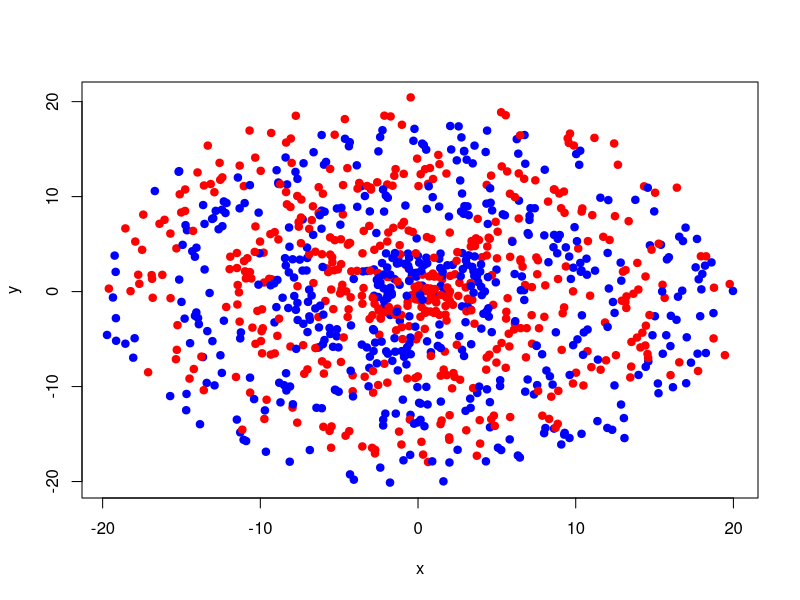
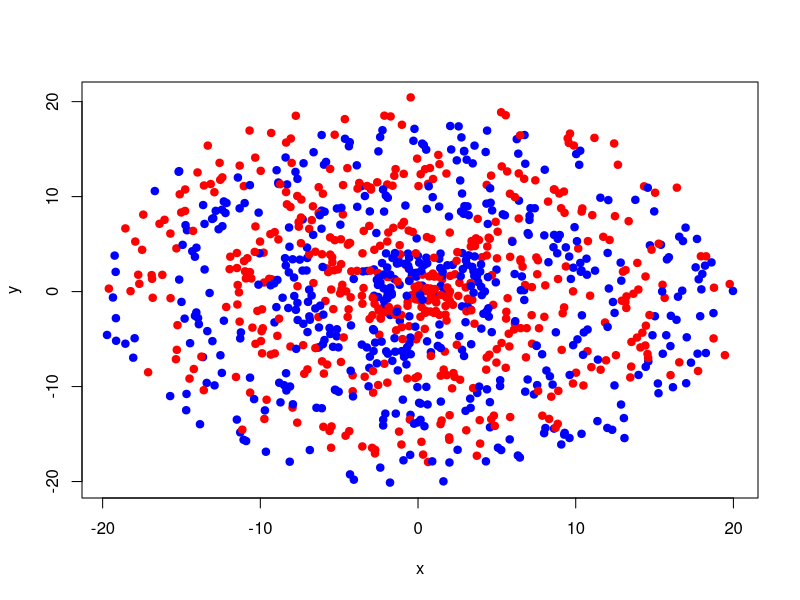
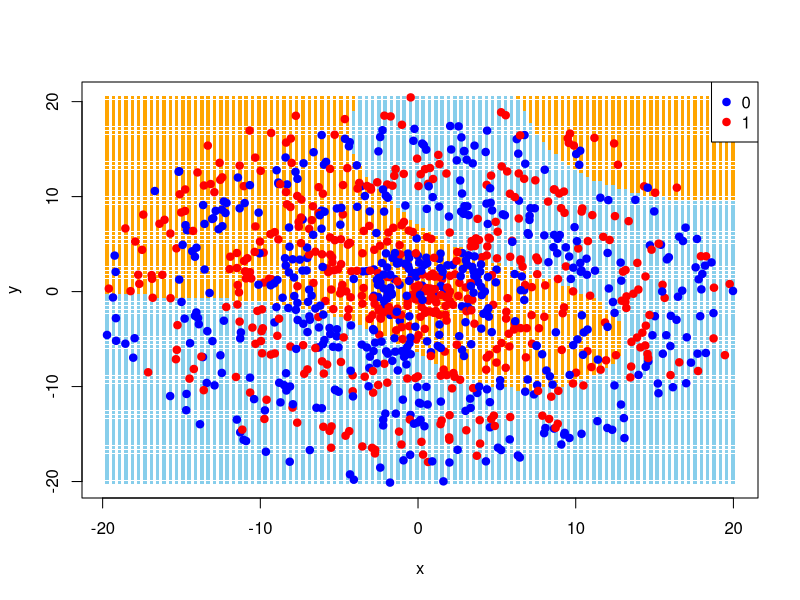
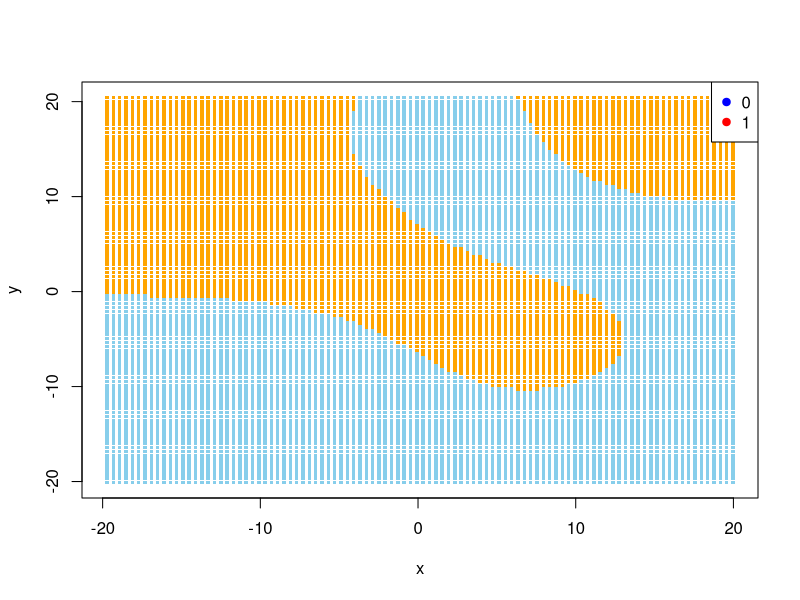
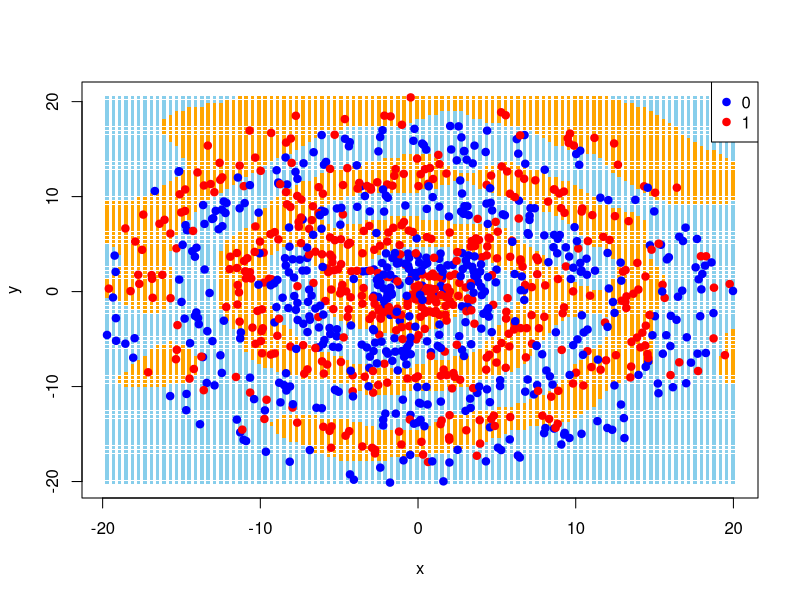
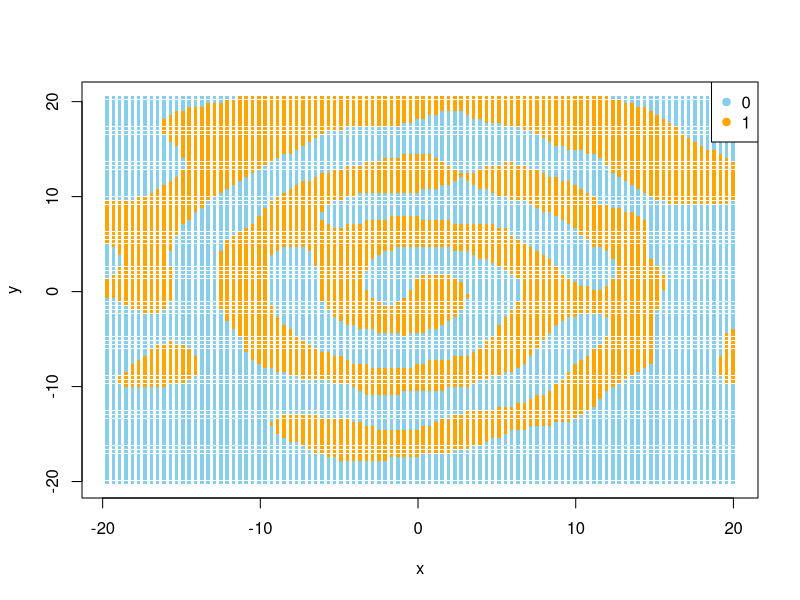
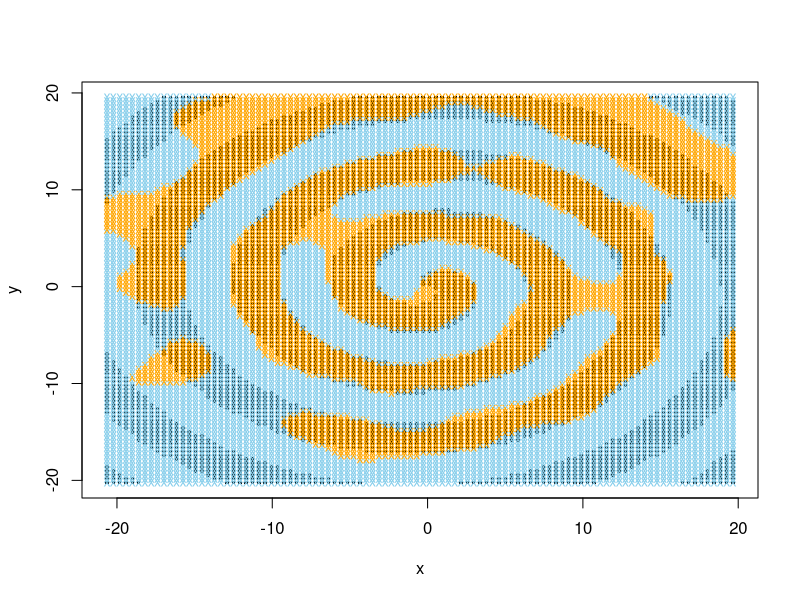
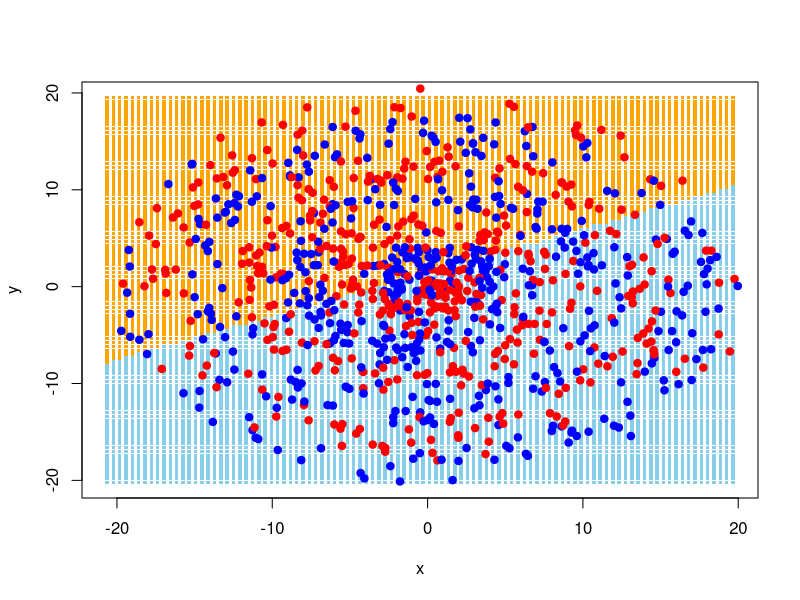

Source code (R) for these figures, in order:
## ---- chunk 1
n <- 1000
r <- 6 * pi + 1
r_offset <- 2
colors <- c("blue", "red")

generate_spiral <- function(n, r, r_offset, colors, seed) {
  set.seed(seed)

  # Generate random values for r and theta
  r <- runif(n, 1, 6 * pi + 1)
  theta <- runif(n, 0, 2 * pi)

  # Classify observations based on r and theta
  class <- ifelse((r + theta) %% (2 * pi) < pi, 1, 0)

  # Create a data frame with the data
  data <- data.frame(r, theta, class)

  # Create colors based on class
  data$color <- ifelse(data$class == 1, colors[2], colors[1])

  # Convert polar coordinates to Cartesian coordinates
  data$x <- data$r * cos(data$theta)
  data$y <- data$r * sin(data$theta)

  # Offset the data
  for (j in 1:n) {
    r_offset_val <- runif(1, 0, r_offset)
    theta_offset_val <- runif(1, 0, 2 * pi)

    # Convert to Cartesian coordinates
    data$x[j] <- data$x[j] + r_offset_val * cos(theta_offset_val)
    data$y[j] <- data$y[j] + r_offset_val * sin(theta_offset_val)

    # Convert back to polar coordinates
    data$r[j] <- sqrt(data$x[j]^2 + data$y[j]^2)
    data$theta[j] <- atan2(data$y[j], data$x[j])
  }

  return(data)
}

data <- generate_spiral(n, r, r_offset, colors, seed = 2024)
## ---- chunk 2
# Plot the data in the x and y coordinates
plot(data$x, data$y, col = data$color, pch = 19, xlab = "x", ylab = "y")
## ---- chunk 3
# Load the required svm library
library(e1071)
library(caret)

# Convert class to a factor
data$class <- as.factor(data$class)

# Create a data frame with only the class and the x and y coordinates
data2 <- data.frame(class = data$class, x = data$x, y = data$y)
data2$class <- as.factor(data2$class)

# Use a radial basis function kernel to classify the data with the SVM function
svmfit <- svm(class ~ ., data = data2, kernel = "radial")
print(svmfit)

# Create a confusion matrix to evaluate the SVM model
confusionMatrix(predict(svmfit, data2), data2$class)
## ---- chunk 4
# Define colors for data points
point_colors <- c("blue", "red")

# Define colors for decision boundary
boundary_colors <- c("skyblue", "orange")

# Plot the data points
plot(data2$x, data2$y, col = point_colors[data2$class], pch = 19, xlab = "x", ylab = "y")

# Plot the decision boundary
x1_grid <- seq(min(data2$x), max(data2$x), length.out = 100)
x2_grid <- seq(min(data2$y), max(data2$y), length.out = 100)
grid <- expand.grid(x = x1_grid, y = x2_grid)

predicted_labels <- predict(svmfit, newdata = grid)

plot(grid$x, grid$y, col = boundary_colors[predicted_labels], pch = ".", cex = 3.5, xlab = "x", ylab = "y")

# Plot the data points
points(data2$x, data2$y, col = point_colors[data2$class], pch = 19)
legend("topright", legend = levels(data2$class), col = point_colors, pch = 19)
## ---- chunk 5
# Plot the decision boundary
plot(grid$x, grid$y, col = boundary_colors[predicted_labels], pch = ".", cex = 3.5, xlab = "x", ylab = "y")
legend("topright", legend = levels(data2$class), col = point_colors, pch = 19)
## ---- chunk 6
# First write a simple cross validation function
cross_validate <- function(folds, costs, gammas, data, seed) {
  # Create a data frame to store the results
  results <- data.frame(cost = numeric(0), gamma = numeric(0), accuracy = numeric(0))

  # Loop through each cost and gamma value
  for (cost in costs) {
    for (gamma in gammas) {
      # Set seed so the folds should be the same each time
      set.seed(seed)

      # Use cross-validation to find the best cost and gamma values
      svm_cross <- svm(class ~ ., data = data, kernel = "radial", cross = folds, cost = cost, gamma = gamma)

      # Store the results
      results <- rbind(results, data.frame(cost = cost, gamma = gamma, accuracy = svm_cross$tot.accuracy))
    }
  }

  return(results)
}

# Create a simpler confusion matrix function
simpler_cm <- function(cm.out) {
    print(cm.out[[2]])
    print(cm.out[[3]][1:2])
}
## ---- chunk 7
# Run our function
validation_data_frame <- cross_validate(5, c(0.1, 1, 10, 100, 1000), c(0.01, 0.1, 1, 10, 100), data2, seed = 2024)

# Print the top 5 best cost and gamma values
print(validation_data_frame[order(-validation_data_frame$accuracy), ][1:5, ])
## ---- chunk 8
# Use the best cost and gamma values to classify the data
svmfit_best <- svm(class ~ ., data = data2, kernel = "radial", cost = 1, gamma = 10)

# Create a confusion matrix to evaluate the SVM model
confusionMatrix(predict(svmfit_best, data2), data2$class) |> simpler_cm()

predicted_labels_best <- predict(svmfit_best, newdata = grid)

plot(grid$x, grid$y, col = boundary_colors[predicted_labels_best], pch = ".", cex = 3.5, xlab = "x", ylab = "y")

# Plot the data points
points(data2$x, data2$y, col = point_colors[data2$class], pch = 19)
legend("topright", legend = levels(data2$class), col = point_colors, pch = 19)
## ---- chunk 9
# Plot the decision boundary
plot(grid$x, grid$y, col = boundary_colors[predicted_labels_best], pch = ".", cex = 3.5, xlab = "x", ylab = "y")
legend("topright", legend = levels(data2$class), col = boundary_colors, pch = 19)
## ---- chunk 10
# Create new test data
n <- 1000
r <- 6 * pi + 1
r_offset <- 2
colors <- c("blue", "red")
test_data <- generate_spiral(n, r, r_offset, colors, seed = 2025)

# Convert class to a factor
test_data$class <- as.factor(test_data$class)

# Create a data frame with only the class and the x and y coordinates
test_data2 <- data.frame(class = test_data$class, x = test_data$x, y = test_data$y)
test_data2$class <- as.factor(test_data2$class)

# Create a confusion matrix to evaluate the SVM model
confusionMatrix(predict(svmfit_best, test_data2), test_data2$class) |> simpler_cm()
## ---- chunk 11
post_offset_class <- numeric(n)
new_r <- numeric(n)
new_theta <- numeric(n)

# This code is how I originally classified the data before offsetting it
for (j in 1:n) {
  new_r[j] <- sqrt(test_data2$x[j]^2 + test_data2$y[j]^2)
  new_theta[j] <- atan2(test_data2$y[j], test_data2$x[j])

  ifelse(new_theta[j] < 0, new_theta[j] <- new_theta[j] + 2 * pi, new_theta[j] <- new_theta[j])

  # Classify observations based on r and theta
  post_offset_class[j] <- ifelse((new_r[j] + new_theta[j]) %% (2 * pi) < pi, 1, 0)
}
## ---- chunk 12
# Add the results to the data frame
test_data2$post_offset_class <- post_offset_class
test_data2$new_r <- new_r
test_data2$new_theta <- new_theta

# Make the post offset class a factor
test_data2$post_offset_class <- as.factor(test_data2$post_offset_class)

# Now compare the true class to the predicted class given by the true decision boundary
confusionMatrix(test_data2$post_offset_class, test_data2$class) |> simpler_cm()
## ---- chunk 13
# Create a grid of points for prediction
x1_grid <- seq(min(test_data2$x), max(test_data2$x), length.out = 100)
x2_grid <- seq(min(test_data2$y), max(test_data2$y), length.out = 100)

grid <- expand.grid(x = x1_grid, y = x2_grid)

# Make the grid a data frame of x and y coordinates
grid_data <- data.frame(x = grid$x, y = grid$y)

# Classify the grid data
for (j in 1:nrow(grid_data)) {
  new_r <- sqrt(grid_data$x[j]^2 + grid_data$y[j]^2)
  new_theta <- atan2(grid_data$y[j], grid_data$x[j])

  ifelse(new_theta < 0, new_theta <- new_theta + 2 * pi, new_theta <- new_theta)

  # Classify observations based on r and theta
  grid_data$class[j] <- ifelse((new_r + new_theta) %% (2 * pi) < pi, 1, 0)
}

# Plot the true decision boundary
plot(grid_data$x, grid_data$y, col = grid_data$class, pch = ".", cex = 3.5, xlab = "x", ylab = "y")

# Plot the decision boundary found by the model
predicted_labels_best <- predict(svmfit_best, newdata = grid)

points(grid$x, grid$y, col = boundary_colors[predicted_labels_best], pch = "x", cex = .85)
## ---- chunk 14
# Use a linear kernel to classify the data with the SVM function
svmfit_linear <- svm(class ~ ., data = data2, kernel = "linear", cost = 1000)

# Create a confusion matrix to evaluate the SVM model
confusionMatrix(predict(svmfit_linear, data2), data2$class) |> simpler_cm()

predicted_labels_linear <- predict(svmfit_linear, newdata = grid)

plot(grid$x, grid$y, col = boundary_colors[predicted_labels_linear], pch = ".", cex = 3.5, xlab = "x", ylab = "y")

# Plot the data points
points(data2$x, data2$y, col = point_colors[data2$class], pch = 19)
## ---- chunk 15
# Use a polynomial kernel to classify the data with the SVM function

# Write a cross validation function for polynomial kernels that takes degrees, cost, and gamma into account
cross_poly <- function(folds, degrees, costs, gammas, dataset, seed) {
  results <- data.frame(degree = numeric(0), cost = numeric(0), gamma = numeric(0), accuracy = numeric(0))
  iteration <- 0

  for (degree in degrees) {
    for (cost in costs) {
      for (gamma in gammas) {
        set.seed(seed)
        print(iteration)
        iteration <- iteration + 1
        svm_cross <- svm(class ~ ., data = dataset, kernel = "polynomial", degree = degree, cross = folds, cost = cost, gamma = gamma)

        results <- rbind(results, data.frame(degree = degree, cost = cost, gamma = gamma, accuracy = svm_cross$tot.accuracy))
      }
    }
  }

  return(results)
}

# Run our function
degrees <- c(4, 5, 6)
costs <- c(1, 10, 100)
gammas <- c(0.1, 1, 10)

# Running this code will take awhile, maybe uncomment it when knitting the pdf for the final time.
#validation_data_frame_poly <- cross_poly(2, degrees, costs, gammas, data2, seed = 2024)

# Print the top 5 best degree, cost, and gamma values
# print(validation_data_frame_poly[order(-validation_data_frame_poly$accuracy), ][1:5, ])
## ---- chunk 16
# Make the best poly model based on the cross validation
svm_poly <- svm(class ~ ., data = data2, kernel = "polynomial", degree = 5, cost = 10, gamma = 0.1)

# Check the svm_poly model on a confusion matrix
confusionMatrix(predict(svm_poly, data2), data2$class) |> simpler_cm()

predicted_labels_poly <- predict(svm_poly, newdata = grid)

plot(grid$x, grid$y, col = boundary_colors[predicted_labels_poly], pch = ".", cex = 3.5, xlab = "x", ylab = "y")

points(data2$x, data2$y, col = point_colors[data2$class], pch = 19)
## ---- chunk 17
# Use a logistic regression model to classify the data
logit_model <- glm(class ~ x + y, data = data2, family = "binomial")
# Predict using the model
predicted_probabilities <- predict(logit_model, type = "response")

# Change all the Falses to 0 and Trues to 1
predicted_probabilities <- ifelse(predicted_probabilities > 0.5, 1, 0)

# Create a confusion matrix to evaluate the model
confusionMatrix(as.factor(predicted_probabilities), as.factor(data2$class)) |> simpler_cm()

# Plot the decision boundary
predicted_labels_logit <- predicted_probabilities > 0.5
plot(grid$x, grid$y, col = boundary_colors[predicted_labels_logit + 1], pch = ".", cex = 3.5, xlab = "x", ylab = "y")
## ---- chunk 18
# Load the required class library
library(class)

# Write a cross validation function for KNN that takes k into account
cross_knn <- function(folds, ks, dataset, seed) {
  set.seed(seed)

  # Create folds
  folds_obj <- createFolds(dataset$class, k = folds, list = TRUE, returnTrain = FALSE)

  results <- data.frame(k = numeric(0), accuracy = numeric(0))

  for (k in ks) {
    fold_accuracies <- c()
    for (fold in seq_along(folds_obj)) {
      train_indices <- unlist(folds_obj[-fold])
      test_indices <- unlist(folds_obj[fold])

      train_data <- dataset[train_indices, c("x", "y")]
      train_labels <- dataset$class[train_indices]

      test_data <- dataset[test_indices, c("x", "y")]
      test_labels <- dataset$class[test_indices]

      knn_model <- knn(train = train_data, test = test_data, cl = train_labels, k = k)

      accuracy <- sum(knn_model == test_labels) / length(test_labels)
      fold_accuracies <- c(fold_accuracies, accuracy)
    }
    avg_accuracy <- mean(fold_accuracies)
    results <- rbind(results, data.frame(k = k, accuracy = avg_accuracy))
  }

  return(results)
}

# Run our function
ks <- seq(1, 300, 2)

# Run the cross validation function
validation_data_frame_knn <- cross_knn(5, ks, data2, seed = 2024)

# Print the top 5 best k values
print(validation_data_frame_knn[order(-validation_data_frame_knn$accuracy), ][1:5, ])
## ---- chunk 19
# Use the best k value found from cross validation
k <- 3

# Use a KNN model to classify the data
knn_model <- knn(train = data2[, c("x", "y")], test = data2[, c("x", "y")], cl = data2$class, k = k)

# Convert knn_model to numeric
knn_model <- as.numeric(knn_model)

# Convert 1s to 0s and 2s to 1s
knn_model <- knn_model - 1

# Create a confusion matrix to evaluate the model
confusionMatrix(as.factor(knn_model), data2$class) |> simpler_cm()

# Create the grid for the decision boundary
predicted_labels_knn <- knn(train = data2[, c("x", "y")], test = grid, cl = data2$class, k = k)
## ---- chunk 20
# Convert knn_model to numeric
predicted_labels_knn <- as.numeric(predicted_labels_knn)

# Convert 1s to 0s and 2s to 1s
predicted_labels_knn <- predicted_labels_knn - 1
## ---- chunk 21
# Plot the decision boundary
plot(grid$x, grid$y, col = boundary_colors[predicted_labels_knn + 1], pch = ".", cex = 3.5, xlab = "x", ylab = "y")

points(data2$x, data2$y, col = point_colors[data2$class], pch = 19)
## ---- chunk 22
# Create a confusion matrix to evaluate the KNN model
knn_model_test <- knn(train = data2[, c("x", "y")], test = test_data2[, c("x", "y")], cl = data2$class, k = k)

# Convert knn_model to numeric
knn_model_test <- as.numeric(knn_model_test)

# Convert 1s to 0s and 2s to 1s
knn_model_test <- knn_model_test - 1

# Create a confusion matrix to evaluate the model
confusionMatrix(as.factor(knn_model_test), test_data2$class) |> simpler_cm()
## ---- chunk 23
# Load the required libraries
library(MASS)
library(caret)
library(e1071)
library(dslabs)
library(tidyverse)

# Load the MNIST data set
data("mnist_27")

# Plot with base R
plot(mnist_27$train$x_1, mnist_27$train$x_2, col = point_colors[mnist_27$train$y], pch = 19, xlab = "Proportion of dark pixels in the upper-left quadrant", ylab = "Proportion of dark pixels in the lower-right quadrant")

# Add a legend
legend("topright", legend = levels(as.factor(mnist_27$train$y)), col = point_colors, pch = 19)
## ---- chunk 24
# Fit a linear kernel to the data
svmfit_linear_mnist <- svm(y ~ ., data = mnist_27$train, kernel = "linear", cost = 1000)

# Create a confusion matrix to evaluate the SVM model
confusionMatrix(predict(svmfit_linear_mnist, mnist_27$train), mnist_27$train$y) |> simpler_cm()

# Create a grid of points for prediction
x1_grid <- seq(min(mnist_27$train$x_1), max(mnist_27$train$x_1), length.out = 100)
x2_grid <- seq(min(mnist_27$train$x_2), max(mnist_27$train$x_2), length.out = 100)
grid <- expand.grid(x_1 = x1_grid, x_2 = x2_grid)

predicted_labels_linear_mnist <- predict(svmfit_linear_mnist, newdata = grid)

# Plot the decision boundary (use a base r plot since this is a rare instance where ggplot2 doesn't work well)
plot(grid$x_1, grid$x_2, col = boundary_colors[predicted_labels_linear_mnist], pch = ".", cex = 3.5, xlab = "Proportion of dark pixels in the upper-left quadrant", ylab = "Proportion of dark pixels in the lower-right quadrant")
points(mnist_27$train$x_1, mnist_27$train$x_2, col = point_colors[mnist_27$train$y], pch = 19)
## ---- chunk 25
# Use a radial basis function kernel to classify the data with the SVM function
svmfit_rbf_mnist <- svm(y ~ ., data = mnist_27$train, kernel = "radial", cost = 1, gamma = 1)

# Create a confusion matrix to evaluate the SVM model
confusionMatrix(predict(svmfit_rbf_mnist, mnist_27$train), mnist_27$train$y) |> simpler_cm()

predicted_labels_rbf_mnist <- predict(svmfit_rbf_mnist, newdata = grid)

# Plot the decision boundary
plot(grid$x_1, grid$x_2, col = boundary_colors[predicted_labels_rbf_mnist], pch = ".", cex = 3.5, xlab = "Proportion of dark pixels in the upper-left quadrant", ylab = "Proportion of dark pixels in the lower-right quadrant")
points(mnist_27$train$x_1, mnist_27$train$x_2, col = point_colors[mnist_27$train$y], pch = 19)
## ---- chunk 26
# Convert to a matrix with the proper column names
training_matrix <- as.data.frame(mnist_27$train)
colnames(training_matrix) <- c("class", "x_1", "x_2")
training_matrix$class <- as.factor(training_matrix$class)

# Run our cross validation function
validation_data_frame_mnist <- cross_validate(10, c(0.1, 1, 10, 100, 1000), c(0.01, 0.1, 1, 10, 100), training_matrix, seed = 2024)

# Print the top 5 best cost and gamma values
print(validation_data_frame_mnist[order(-validation_data_frame_mnist$accuracy), ][1:5, ])
## ---- chunk 27
# Use the best cost and gamma values to classify the data
svmfit_best_mnist <- svm(y ~ ., data = mnist_27$train, kernel = "radial", cost = 0.1, gamma = 1)

# Create a confusion matrix to evaluate the SVM model
confusionMatrix(predict(svmfit_best_mnist, mnist_27$train), mnist_27$train$y) |> simpler_cm()

predicted_labels_best_mnist <- predict(svmfit_best_mnist, newdata = grid)

# Plot the decision boundary
plot(grid$x_1, grid$x_2, col = boundary_colors[predicted_labels_best_mnist], pch = ".", cex = 3.5, xlab = "Proportion of dark pixels in the upper-left quadrant", ylab = "Proportion of dark pixels in the lower-right quadrant")
points(mnist_27$train$x_1, mnist_27$train$x_2, col = point_colors[mnist_27$train$y], pch = 19)
## ---- chunk 28
# Create a confusion matrix to evaluate the SVM model
confusionMatrix(predict(svmfit_best_mnist, mnist_27$test), mnist_27$test$y) |> simpler_cm()
## ---- chunk 29
# Create a list of k values to try
ks <- seq(1, 300, by = 2)

# Create a matrix with the proper column names
training_matrix <- as.data.frame(mnist_27$train)
colnames(training_matrix) <- c("class", "x", "y")

# Run the cross validation function
validation_data_frame_knn_mnist <- cross_knn(10, ks, training_matrix, seed = 2024)

# Print the top 5 best k values
print(validation_data_frame_knn_mnist[order(-validation_data_frame_knn_mnist$accuracy), ][1:5, ])
## ---- chunk 30
# Use the best k value found from cross validation
k <- 89

# Use a KNN model to classify the data
knn_model_mnist <- knn(train = training_matrix[, c("x", "y")], test = training_matrix[, c("x", "y")], cl = training_matrix$class, k = k)

# Convert knn_model to numeric
knn_model_mnist <- as.numeric(knn_model_mnist)

# Convert 1s to 2s and 2s to 7s
knn_model_mnist <- ifelse(knn_model_mnist == 1, 2, 7)

# Create a confusion matrix to evaluate the model
confusionMatrix(as.factor(knn_model_mnist), training_matrix$class) |> simpler_cm()

# Create the grid for the decision boundary
x1_grid <- seq(min(training_matrix$x), max(training_matrix$x), length.out = 100)
x2_grid <- seq(min(training_matrix$y), max(training_matrix$y), length.out = 100)

grid <- expand.grid(x = x1_grid, y = x2_grid)

predicted_labels_knn_mnist <- knn(train = training_matrix[, c("x", "y")], test = grid, cl = training_matrix$class, k = k)

# Convert knn_model to numeric
predicted_labels_knn_mnist <- as.numeric(predicted_labels_knn_mnist)

# Plot the decision boundary
plot(grid$x, grid$y, col = boundary_colors[predicted_labels_knn_mnist], pch = ".", cex = 3.5, xlab = "Proportion of dark pixels in the upper-left quadrant", ylab = "Proportion of dark pixels in the lower-right quadrant")
points(training_matrix$x, training_matrix$y, col = point_colors[training_matrix$class], pch = 19)
## ---- chunk 31
# Put the test data into a data frame with the right column names
mnist_27_test <- as.data.frame(mnist_27$test)
colnames(mnist_27_test) <- c("class", "x", "y")

# Create a confusion matrix to evaluate the KNN model
knn_model_test_mnist <- knn(train = training_matrix[, c("x", "y")], test = mnist_27_test[, c("x", "y")], cl = training_matrix$class, k = k)

# Convert knn_model to numeric
knn_model_test_mnist <- as.numeric(knn_model_test_mnist)

# Convert 1s to 2s and 2s to 7s
knn_model_test_mnist <- ifelse(knn_model_test_mnist == 1, 2, 7)

# Create a confusion matrix to evaluate the model
confusionMatrix(as.factor(knn_model_test_mnist), mnist_27_test$class) |> simpler_cm()

# Plot the decision boundary
plot(grid$x, grid$y, col = boundary_colors[predicted_labels_knn_mnist], pch = ".", cex = 3.5, xlab = "Proportion of dark pixels in the upper-left quadrant", ylab = "Proportion of dark pixels in the lower-right quadrant")

# Plot the data points
points(mnist_27_test$x, mnist_27_test$y, col = point_colors[mnist_27_test$class], pch = 19)

# Add a legend
legend("topright", legend = levels(mnist_27_test$class), col = point_colors, pch = 19)
